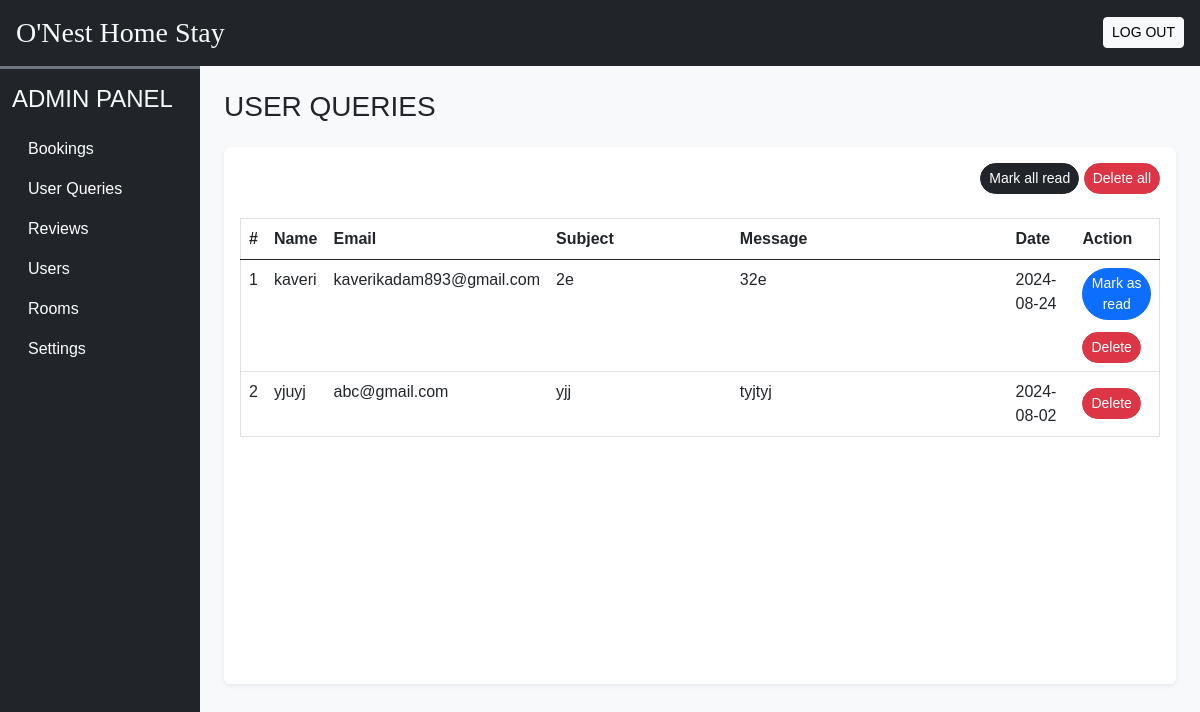
Screenshot of /Admin/user_queries.php (signed in) with the database file from the repository.
### tables this page shows
CREATE TABLE `user_queries` (
  `sr_no` int(11) NOT NULL,
  `name` varchar(50) NOT NULL,
  `email` varchar(150) NOT NULL,
  `subject` varchar(200) NOT NULL,
  `message` varchar(500) NOT NULL,
  `date` date NOT NULL DEFAULT current_timestamp(),
  `seen` tinyint(4) NOT NULL DEFAULT 0
);

### Admin/user_queries.php (the view, shortened to what this page needs)
<!DOCTYPE html>
<html lang="en">
<head>
    <?php require ('inc/links.php'); ?>
</head>
<body class="bg-light">
    <?php require ('inc/header.php');
    ?>
    <div class="container-fluid" id="main-content">
        <div class="row">
            <div class="col-lg-10 ms-auto p-4 overflow-hidden">
                <h3 class="mb-4">USER QUERIES</h3>
                <div class="card border-0 shadow-sm mb-4">
                    <div class="card-body">
                    <div class="text-end mb-4">
                    <a href="?seen=all" class="btn btn-dark rounded-pill shadow-none btn-sm ">Mark all read</a>
                    <a href="?del=all" class="btn btn-danger rounded-pill shadow-none btn-sm">Delete all</a>
                    </div>
                        <div class="table-responsive-md" style="height:450px;  overflow-y: scroll;">
                            <table class="table table-hover border">
                                <thead class="sticky-top">
                                    <tr class="bg-dark text-white">
                                        <th scope="col">#</th>
                                        <th scope="col">Name</th>
                                        <th scope="col">Email</th>
                                        <th scope="col" width="20%">Subject</th>
                                        <th scope="col" width="30%">Message</th>
                                        <th scope="col">Date</th>
                                        <th scope="col">Action</th>
                                    </tr>
                                </thead>
                                <tbody>
                                    <?php
                                    $q = "SELECT * FROM `user_queries` ORDER BY `sr_no` DESC";
                                    $data = mysqli_query($con, $q);
                                    $i = 1;
                                    while ($row = mysqli_fetch_assoc($data)) {
                                        $seen = '';
                                        if ($row['seen'] != 1) {
                                            $seen = "<a href='?seen=$row[sr_no]' class='btn btn-sm rounded-pill btn-primary mb-1' >Mark as read</a> <br>";
                                        }
                                        $seen .= "<a href='?del=$row[sr_no]' class='btn btn-sm rounded-pill btn-danger mt-2' >Delete</a>";
                                        echo <<<query
                                    <tr>
                                    <td>$i</td>
                                    <td>$row[name]</td>
                                    <td>$row[email]</td>
                                    <td>$row[subject]</td>
                                    <td>$row[message]</td>
                                    <td>$row[date]</td>
                                    <td>$seen</td>
                                    </tr>
                                    query;
                                        $i++;
                                    }
                                    ?>
                                </tbody>
                            </table>
                        </div>
                    </div>
                </div>
            </div>
        </div>
    </div>
</body>
</html>

### rows the page displays
user_queries: name "kaveri", email "kaverikadam893@gmail.com", subject "2e", message "32e", date "2024-08-24"
user_queries: name "yjuyj", email "abc@gmail.com", subject "yjj", message "tyjtyj", date "2024-08-02"
